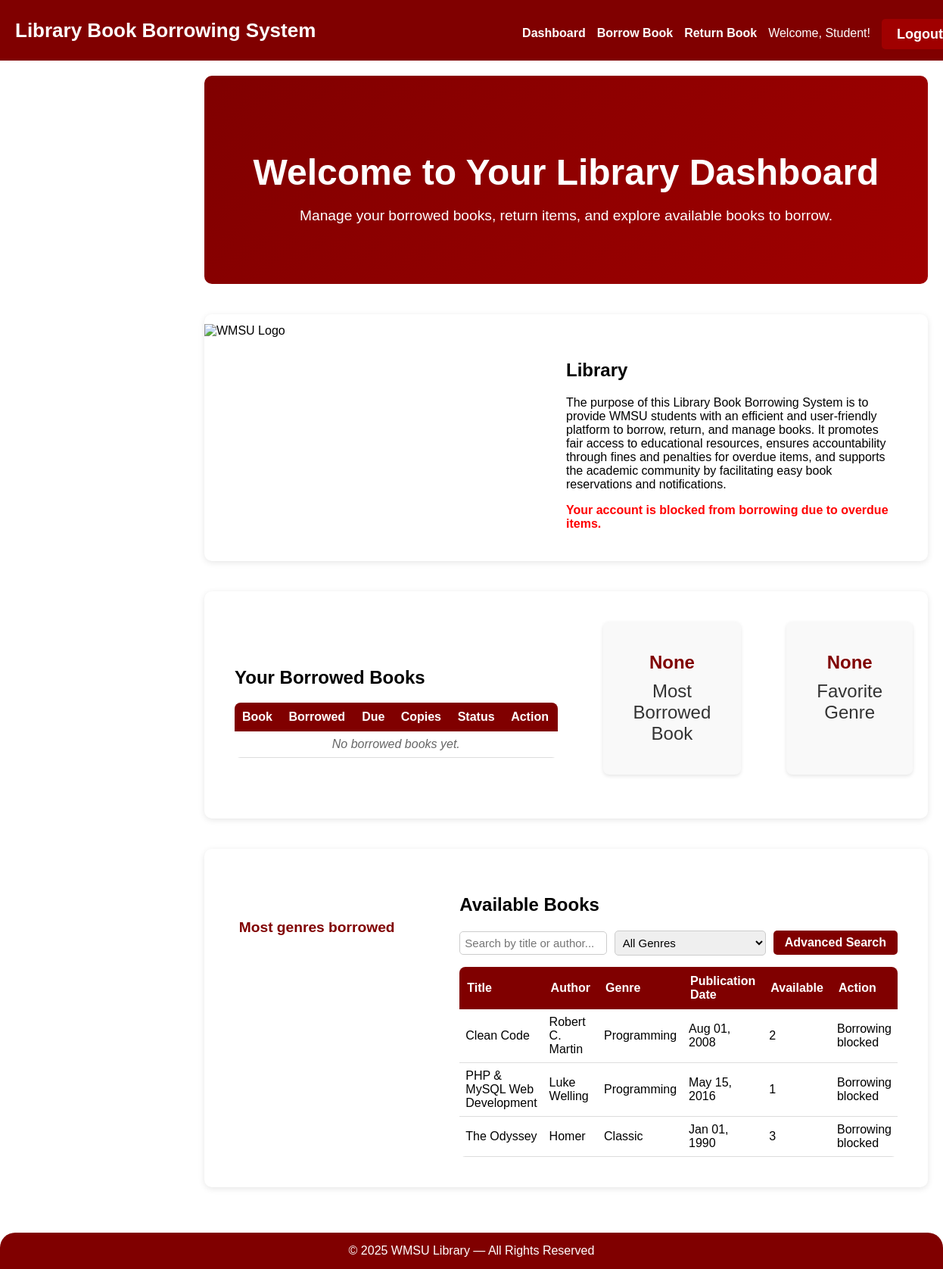
Screenshot of /student/dashboard.php (signed in) with the database file from the repository.
### tables this page shows
CREATE TABLE books (
    id INT AUTO_INCREMENT PRIMARY KEY,
    title VARCHAR(255) NOT NULL,
    author VARCHAR(255) NOT NULL,
    genre VARCHAR(100),
    publication_date DATE,
    total_copies INT NOT NULL DEFAULT 1,
    available_copies INT NOT NULL DEFAULT 1,
    deleted BOOLEAN DEFAULT FALSE
);

### classes/Database.php (called while the page is built, shortened)
<?php
class Database {
    public function __construct($pdo = null) {
        if ($pdo) {
            $this->pdo = $pdo;
            return;
        }
    }
}
?>

### classes/User.php (called while the page is built, shortened)
<?php
require_once __DIR__ . '/Database.php';
class User extends Database {
    public function isBlocked($user_id) {
        $stmt = $this->pdo->prepare('SELECT penalty_status FROM users WHERE id=?');
        $stmt->execute([$user_id]); $r = $stmt->fetch();
        if (!$r) return true;
        return false;
    }
}
?>

### classes/Book.php (called while the page is built, shortened)
<?php
require_once __DIR__ . '/Database.php';
class Book extends Database {
    public function all() {
        $stmt = $this->pdo->query('SELECT * FROM books WHERE deleted = 0 ORDER BY title');
        return $stmt->fetchAll();
    }
}
?>

### student/dashboard.php (the view, shortened to what this page needs)
<?php
require_once __DIR__ . '/../classes/Borrow.php';
require_once __DIR__ . '/../classes/Book.php';
require_once __DIR__ . '/../classes/User.php';
require_once __DIR__ . '/../classes/Reservation.php';
$uid = $_SESSION['user']['id'];
$my = $pdo->prepare('SELECT bh.*, b.title FROM borrow_history bh JOIN books b ON b.id=bh.book_id WHERE bh.user_id=? ORDER BY bh.id DESC');
$my->execute([$uid]); $records = $my->fetchAll();
$books = (new Book($pdo))->all();
$blocked = (new User($pdo))->isBlocked($uid);
$fine = new Fine($pdo);
$totalFines = $fine->getTotalPendingFines($uid);
$mostBorrowedBook = $pdo->prepare('SELECT b.title, COUNT(*) as borrow_count FROM borrow_history bh JOIN books b ON bh.book_id = b.id WHERE bh.user_id = ? GROUP BY bh.book_id ORDER BY borrow_count DESC LIMIT 1');
$mostBorrowedBook->execute([$uid]);
$mostBorrowed = $mostBorrowedBook->fetch();
$mostBorrowedGenre = $pdo->prepare('SELECT b.genre, COUNT(*) as genre_count FROM borrow_history bh JOIN books b ON bh.book_id = b.id WHERE bh.user_id = ? GROUP BY b.genre ORDER BY genre_count DESC LIMIT 1');
$mostBorrowedGenre->execute([$uid]);
$mostGenre = $mostBorrowedGenre->fetch();
?>
<!DOCTYPE html>
<html lang="en">
<head>
    <link rel="stylesheet" href="/library_system_modern/assets/css/custom.css">
    <link rel="stylesheet" href="https://cdnjs.cloudflare.com/ajax/libs/font-awesome/6.0.0/css/all.min.css">
</head>
<body>
    <header class="no-left-radius">
        <h1>Library Book Borrowing System</h1>
        <nav>
            <ul>
                <li><a href="dashboard.php">Dashboard</a></li>
                <li><a href="borrow.php">Borrow Book</a></li>
                <li><a href="return.php">Return Book</a></li>
                <li>Welcome, <?= htmlspecialchars($_SESSION['user']['full_name']) ?>!</li>
                <li><a href="../logout.php" class="logout">Logout</a></li>
            </ul>
        </nav>
    </header>
    <main>
        <div class="content">
        <section class="hero">
            <h1>Welcome to Your Library Dashboard</h1>
            <p>Manage your borrowed books, return items, and explore available books to borrow.</p>
        </section>
        <section id="overview" class="zigzag-section">
            <div class="text">
                <h2>Library</h2>
                <p>The purpose of this Library Book Borrowing System is to provide WMSU students with an efficient and user-friendly platform to borrow, return, and manage books. It promotes fair access to educational resources, ensures accountability through fines and penalties for overdue items, and supports the academic community by facilitating easy book reservations and notifications.</p>
                <?php if($blocked): ?>
                    <div style="color: red; font-weight: bold;">Your account is blocked from borrowing due to overdue items.</div>
                <?php endif; ?>
            </div>
            <div class="image">
                <img src="../image/wmsulogo.png" alt="WMSU Logo">
            </div>
        </section>
        <section id="borrowed" class="zigzag-section">
            <div class="text">
                <h2>Your Borrowed Books</h2>
                <div class="table-container">
                    <table>
                        <thead>
                            <tr>
                                <th>Book</th>
                                <th>Borrowed</th>
                                <th>Due</th>
                                <th>Copies</th>
                                <th>Status</th>
                                <th>Action</th>
                            </tr>
                        </thead>
                        <tbody>
                            <?php if(empty($records)): ?>
                                <tr>
                                    <td colspan="7" style="text-align: center; color: #666; font-style: italic;">No borrowed books yet.</td>
                                </tr>
                            <?php endif; ?>
                        </tbody>
                    </table>
                </div>
            </div>
            <div class="image">
                <div class="stats">
                    <div class="stat-card">
                        <h3><?php echo $mostBorrowed ? htmlspecialchars($mostBorrowed['title']) : 'None'; ?></h3>
                        <p>Most Borrowed Book</p>
                    </div>
                    <div class="stat-card">
                        <h3><?php echo $mostGenre ? htmlspecialchars($mostGenre['genre']) : 'None'; ?></h3>
                        <p>Favorite Genre</p>
                    </div>
                </div>
            </div>
        </section>
        <section id="available" class="zigzag-section">
            <div class="text">
                <h2>Available Books</h2>
                <div class="search-bar" style="display: flex; gap: 10px; align-items: center; margin-bottom: 15px;">
                    <input type="text" id="searchInput" placeholder="Search by title or author..." style="padding: 6px; border: 1px solid #ccc; border-radius: 5px; flex: 1; max-width: 300px;">
                    <select id="genreFilter" style="padding: 6px; border: 1px solid #ccc; border-radius: 5px; max-width: 200px;">
                        <option value="">All Genres</option>
                    </select>
                    <button onclick="toggleAdvancedSearch()" class="btn btn-secondary">Advanced Search</button>
                </div>
                <div class="table-container">
                    <table id="booksTable">
                        <thead>
                            <tr>
                                <th>Title</th>
                                <th>Author</th>
                                <th>Genre</th>
                                <th>Publication Date</th>
                                <th>Available</th>
                                <th>Action</th>
                            </tr>
                        </thead>
                        <tbody>
                            <?php foreach($books as $b): ?>
                                <?php
                                $hasRequest = $pdo->prepare('SELECT id, status FROM borrow_history WHERE user_id=? AND book_id=? AND status IN (?,?)');
                                $hasRequest->execute([$uid, $b['id'], 'pending', 'borrowed']);
                                $existing = $hasRequest->fetch();
                                ?>
                                <tr>
                                    <td>
                                        <?=htmlspecialchars($b['title'])?>
                                    </td>
                                    <td><?=htmlspecialchars($b['author'])?></td>
                                    <td><?=htmlspecialchars($b['genre'])?></td>
                                    <td><?=$b['publication_date'] ? date('M d, Y', strtotime($b['publication_date'])) : '-'?></td>
                                    <td><?=$b['available_copies']?></td>
                                    <td>
                                        <?php if($existing): ?>
                                            <?php if($existing['status'] == 'borrowed' && $b['available_copies'] > 0): ?>
                                                <form method='post' action='borrow.php' style='display:inline;'>
                                                    <input type='hidden' name='book_id' value='<?=$b['id']?>'>
                                                    <input type='number' name='copies' value='1' min='1' max='<?=$b['available_copies']?>' style='width:70px;' required>
                                                    <button type='submit' class='btn btn-info'>Add Another</button>
                                                </form>
                                            <?php elseif($existing['status'] == 'borrowed'): ?>
                                                <span>Unavailable</span>
                                                <button onclick="reserveBook(<?=$b['id']?>)" class="btn btn-info btn-sm">Reserve</button>
                                            <?php else: ?>
                                                <span>Already requested</span>
                                            <?php endif; ?>
                                        <?php elseif($blocked): ?>
                                            <span>Borrowing blocked</span>
                                        <?php elseif($totalFines > 0): ?>
                                            <span>Fines outstanding</span>
                                        <?php else: ?>
                                            <span>Unavailable</span>
                                            <button onclick="reserveBook(<?=$b['id']?>)" class="btn btn-info btn-sm">Reserve</button>
                                        <?php endif; ?>
                                    </td>
                                </tr>
                            <?php endforeach; ?>
                        </tbody>
                    </table>
                </div>
            </div>
            <div class="image">
                <div class="genre-stats">
                    <h3>Most genres borrowed</h3>
                </div>
            </div>
        </section>
        </div>
    </main>
    <footer>
        © 2025 WMSU Library — All Rights Reserved
    </footer>
</body>
</html>

### assets/ccs/custom.css (style rules this page uses)
body { font-family: Arial, sans-serif; margin: 0; padding: 0; min-height: 100vh; display: flex; flex-direction: column; }
main { flex: 1; display: flex; margin-top: 80px; }
.content { margin-left: 250px; flex: 1; padding: 20px; }
header { background-color: #800000; color: white; padding: 15px 20px; display: flex; justify-content: space-between; align-items: center; border-radius: 0 0 20px 20px; position: fixed; top: 0; width: 100%; height: 50px; z-index: 101; }
header.no-left-radius { border-radius: 0 0 20px 0; height: 50px; }
header h1 { margin: 0; font-size: 26px; display: flex; align-items: center; gap: 10px; }
nav ul { list-style: none; margin: 10px 0 0; padding: 0; display: flex; justify-content: center; gap: 15px; }
nav a { color: white; text-decoration: none; font-weight: bold; outline: none; }
.logout { font-size: 18px; padding: 10px 20px; background-color: #a00000; border-radius: 5px; color: white; text-decoration: none; }
.hero { text-align: center; padding: 60px 20px; background: linear-gradient(135deg, #800000, #a00000); color: white; margin-bottom: 40px; border-radius: 10px; }
.hero h1 { font-size: 3em; margin-bottom: 10px; }
.hero p { font-size: 1.2em; }
.stats { display: flex; justify-content: center; gap: 20px; margin-top: 20px; }
.stat-card { background: rgba(255, 255, 255, 0.9); padding: 5px 15px; border-radius: 10px; text-align: center; box-shadow: 0 2px 8px rgba(0,0,0,0.1); flex: 1; max-width: 180px; }
.stat-card h3 { color: #800000; margin: 0; font-size: 0.8em; }
.stat-card p { margin: 2px 0 0; color: #333; font-size: 0.6em; }
.genre-stats { display: flex; flex-direction: column; gap: 10px; align-items: center; max-height: 300px; overflow-y: auto; }
.genre-stats h3 { text-align: center; color: #800000; margin-bottom: 30px; font-size: 1.2em; }
.zigzag-section { display: flex; align-items: center; margin: 40px 0; background: #fff; border-radius: 10px; box-shadow: 0 2px 8px rgba(0,0,0,0.1); overflow: hidden; }
.zigzag-section:nth-child(even) { flex-direction: row-reverse; }
.zigzag-section .text { flex: 1; padding: 40px; }
.zigzag-section .image { flex: 1; height: 300px; background-size: cover; background-position: center; }
.zigzag-section .image img { width: 100%; height: 100%; object-fit: cover; }
.search-bar { display: flex; align-items: center; flex-wrap: wrap; gap: 10px; margin-bottom: 15px; }
.search-bar input, .search-bar select { padding: 6px; border: 1px solid #ccc; border-radius: 5px; }
.search-bar button { background-color: #800000; color: white; border: none; padding: 7px 15px; border-radius: 5px; cursor: pointer; }
.table-container { overflow-x: auto; }
table { width: 100%; border-collapse: collapse; border-radius: 8px; overflow: hidden; }
th { background-color: #800000; color: white; padding: 10px; text-align: left; }
td { padding: 8px; border-bottom: 1px solid #ddd; }
.btn { outline: none; border-radius: 5px; }
footer { background-color: #800000; color: white; text-align: center; padding: 15px 0; border-radius: 20px 20px 0 0; position: relative; width: 100%; z-index: 101; }
input, select { padding: 10px; border: 1px solid #ccc; border-radius: 6px; font-size: 15px; width: 100%; }
button { background-color: #800000; color: white; border: none; padding: 12px; border-radius: 6px; font-size: 16px; font-weight: bold; cursor: pointer; margin-top: 0; transition: background-color 0.3s ease, transform 0.2s; }
.stat-card { text-align: center; padding: 40px; background: #f9f9f9; border-radius: 8px; margin: 20px; box-shadow: 0 2px 5px rgba(0,0,0,0.1); }
.stat-card h3 { font-size: 1.5em; margin: 0; color: #800000; }
.stat-card p { font-size: 1.5em; margin: 10px 0 0; color: #333; }

### rows the page displays
books: title "Clean Code", author "Robert C. Martin", genre "Programming", publication_date "Aug 01, 2008", available_copies "2", shows "Borrowing blocked"
books: title "PHP & MySQL Web Development", author "Luke Welling", genre "Programming", publication_date "May 15, 2016", available_copies "1", shows "Borrowing blocked"
books: title "The Odyssey", author "Homer", genre "Classic", publication_date "Jan 01, 1990", available_copies "3", shows "Borrowing blocked"

### other values shown
$_SESSION['user']['full_name'] "Student"
